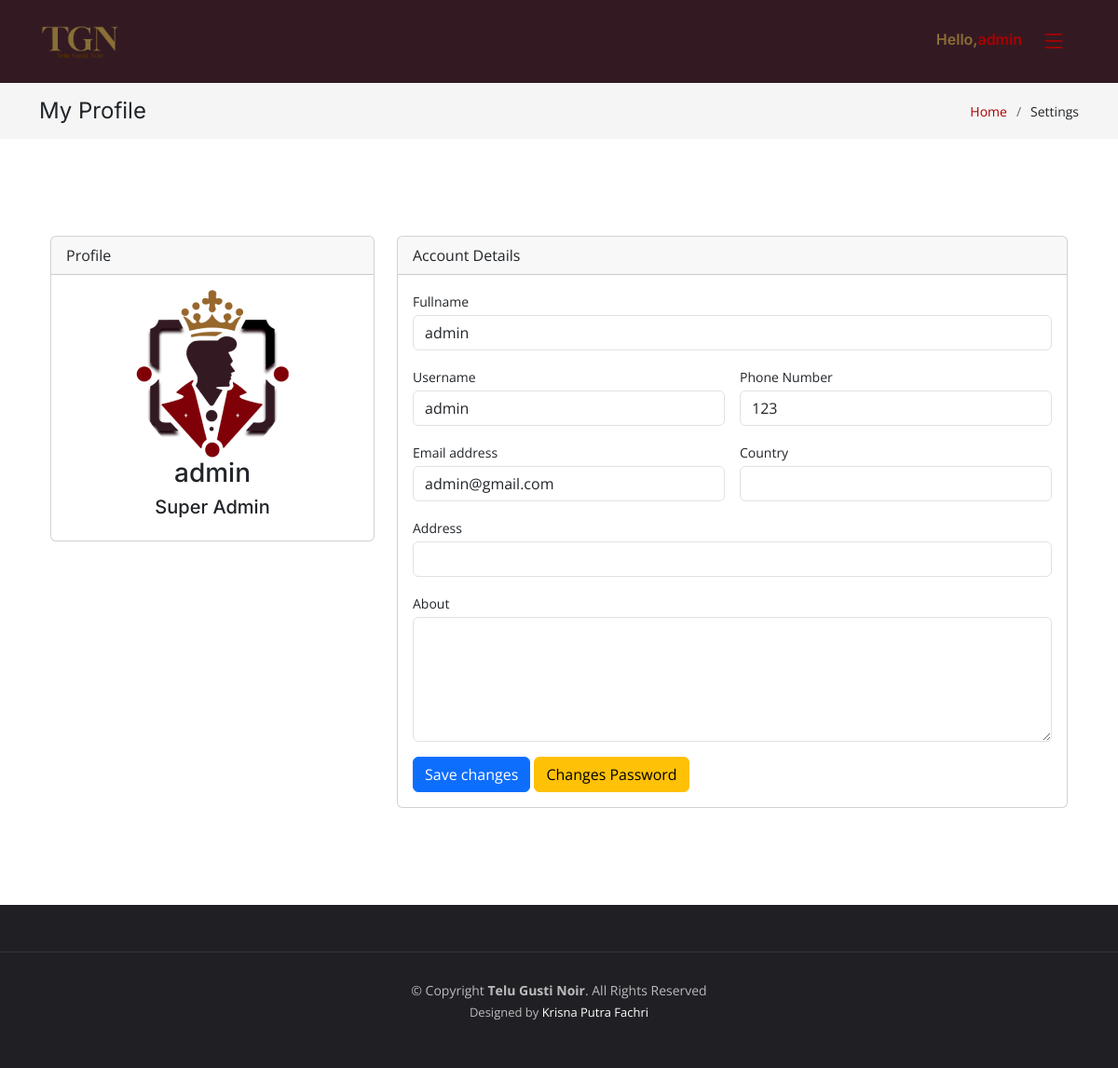
Page /users-profile.php (signed in) on the committed database.
### tables this page shows
CREATE TABLE `users` (
  `id` int(100) NOT NULL,
  `username` varchar(20) NOT NULL,
  `fullname` varchar(64) NOT NULL,
  `email` varchar(50) NOT NULL,
  `phone` varchar(18) NOT NULL,
  `status` varchar(20) NOT NULL,
  `password` varchar(50) NOT NULL,
  `level` varchar(20) NOT NULL,
  `about` text DEFAULT NULL,
  `job` varchar(20) DEFAULT NULL,
  `country` varchar(16) DEFAULT NULL,
  `address` varchar(255) DEFAULT NULL,
  `profile_image` varchar(255) DEFAULT NULL
);

### users-profile.php (the view, shortened to what this page needs)
<!DOCTYPE html>
<html lang="en">
<head>
  <link href=" assets/vendor/bootstrap/css/bootstrap.min.css" rel="stylesheet">
  <link href=" assets/vendor/bootstrap-icons/bootstrap-icons.css" rel="stylesheet">
  <link href=" assets/vendor/aos/aos.css" rel="stylesheet">
  <link href=" assets/vendor/glightbox/css/glightbox.min.css" rel="stylesheet">
  <link href=" assets/vendor/swiper/swiper-bundle.min.css" rel="stylesheet">
  <link href=" assets/css/main.css" rel="stylesheet">
</head>
<body>
    <?php include 'components/header.php'; ?>
  <main id="main">
<div class="breadcrumbs">
  <div class="container">
    <div class="d-flex justify-content-between align-items-center">
      <h2>My Profile</h2>
      <ol>
        <li><a href="index.php">Home</a></li>
        <li>Settings</li>
      </ol>
    </div>
  </div>
</div>
      <?php
$select_profile = $conn->prepare("SELECT * FROM `users` WHERE id = ?");
$select_profile->execute([$user_id]);
if ($select_profile->rowCount() > 0) {
  $fetch_profile = $select_profile->fetch(PDO::FETCH_ASSOC);
  if ($fetch_profile && is_array($fetch_profile)) {
      $about = $fetch_profile["about"];
      $fullname = $fetch_profile['fullname'];
      $name = $fetch_profile['username'];
      $country = $fetch_profile['country'];
      $address = $fetch_profile['address'];
      $phone = $fetch_profile['phone'];
      $email = $fetch_profile['email'];
      $level = $fetch_profile['level'];
  }
}
?>
    <section class="section profile">
    <div class="container-xl px-4 mt-4">
    <div class="row">
        <div class="col-xl-4">
            <div class="card mb-4 mb-xl-0">
                <div class="card-header">Profile</div>
                <div class="card-body text-center">
                    <img src="assets/img/apple-touch-icon.png" alt="Profile" class="rounded-circle">
              <h3><?= $fullname; ?></h3>
              <h5><?= $level; ?></h5>
                </div>
            </div>
        </div>
        <div class="col-xl-8">
            <div class="card mb-4">
                <div class="card-header">Account Details</div>
                <div class="card-body">
                <form action="<?php echo htmlspecialchars($_SERVER["PHP_SELF"]); ?>" method="post">
                        <div class="mb-3">
                            <label class="small mb-1" for="inputFullname">Fullname</label>
                            <input class="form-control" id="inputFullname" name="fullname" type="text" placeholder="<?= $fullname; ?>" value="<?= $fullname; ?>">
                        </div>
                        <div class="row gx-3 mb-3">
                            <div class="col-md-6">
                                <label class="small mb-1" for="inputUsername">Username</label>
                                <input class="form-control" id="inputUsername" name="username" type="text" placeholder="<?= $name; ?>" value="<?= $name; ?>">
                            </div>
                            <div class="col-md-6">
                                <label class="small mb-1" for="inputPhone">Phone Number</label>
                                <input class="form-control" id="inputPhone"name="phone" type="text" placeholder="<?= $phone; ?>" value="<?= $phone; ?>">
                            </div>
                        </div>
                        <div class="row gx-3 mb-3">
                            <div class="col-md-6">
                                <label class="small mb-1" for="inputEmail">Email address</label>
                                <input class="form-control" id="inputEmail" name="email" type="email" placeholder="<?= $email; ?>" value="<?= $email; ?>">
                            </div>
                            <div class="col-md-6">
                                <label class="small mb-1" for="inputcountry">Country</label>
                                <input class="form-control" id="inputcountry" name="country" type="text" placeholder="<?= $country; ?>" value="<?= $country; ?>">
                            </div>
                        </div>
                        <div class="mb-3">
                            <label class="small mb-1" for="inputaddress">Address</label>
                            <input class="form-control" id="inputaddress" name="address" type="text" placeholder="<?= $address; ?>" value="<?= $address; ?>">
                        </div>
                        <div class="mb-3">
    <label class="small mb-1" for="inputabout">About</label>
    <textarea class="form-control" id="inputabout" rows="5" name="about" placeholder="<?= $about; ?>"><?= $about; ?></textarea>
</div>
                        <button class="btn btn-primary" type="submit" name="save_changes">Save changes</button>
                        <a href="forgot-password.php" for="inputChangesPassword" class="btn btn-warning">Changes Password</a>
                    </form>
                </div>
            </div>
        </div>
    </div>
</div>
    </section>
  </main>
  <footer id="footer" class="footer">
    <div class="copyright">
      &copy; Copyright <strong><span>Telu Gusti Noir</span></strong>. All Rights Reserved
    </div>
    <div class="credits">
      Designed by <a href="https://Krisna Putra Fachri.com/">Krisna Putra Fachri</a>
    </div>
  </footer>
</body>

### assets/css/main.css (style rules this page uses)
:root { --font-default: "Open Sans", system-ui, -apple-system, "Segoe UI", Roboto, "Helvetica Neue", Arial, "Noto Sans", "Liberation Sans", sans-serif, "Apple Color Emoji", "Segoe UI Emoji", "Segoe UI Symbol", "Noto Color Emoji"; --font-primary: "Amatic SC", sans-serif; --font-secondary: "Inter", sans-serif; }
:root { --color-default: #212529; --color-primary: #aa0000; --color-secondary: #331A22; }
:root { scroll-behavior: smooth; }
body { font-family: var(--font-default); color: var(--color-default); }
a { color: var(--color-primary); text-decoration: none; }
h1, h2, h3, h4, h5, h6 { font-family: var(--font-secondary); }
section { overflow: hidden; padding: 80px 0; }
.breadcrumbs { padding: 15px 0; background: rgba(55, 55, 63, 0.05); margin-top: 90px; }
.breadcrumbs h2 { font-size: 24px; font-weight: 400; margin: 0; }
.breadcrumbs ol { display: flex; flex-wrap: wrap; list-style: none; padding: 0; margin: 0; font-size: 14px; }
.breadcrumbs ol li+li { padding-left: 10px; }
.breadcrumbs ol li+li::before { display: inline-block; padding-right: 10px; color: #676775; content: "/"; }
section { scroll-margin-top: 90px; }
.footer { font-size: 14px; background-color: #1f1f24; padding: 50px 0; color: rgba(255, 255, 255, 0.7); }
.footer .copyright { text-align: center; padding-top: 30px; border-top: 1px solid rgba(255, 255, 255, 0.1); }
.footer .credits { padding-top: 4px; text-align: center; font-size: 13px; }
.footer .credits a { color: #fff; }

### rows in the picture
users: fullname "admin", level "Super Admin", username "admin", phone "123", email "admin@gmail.com"
